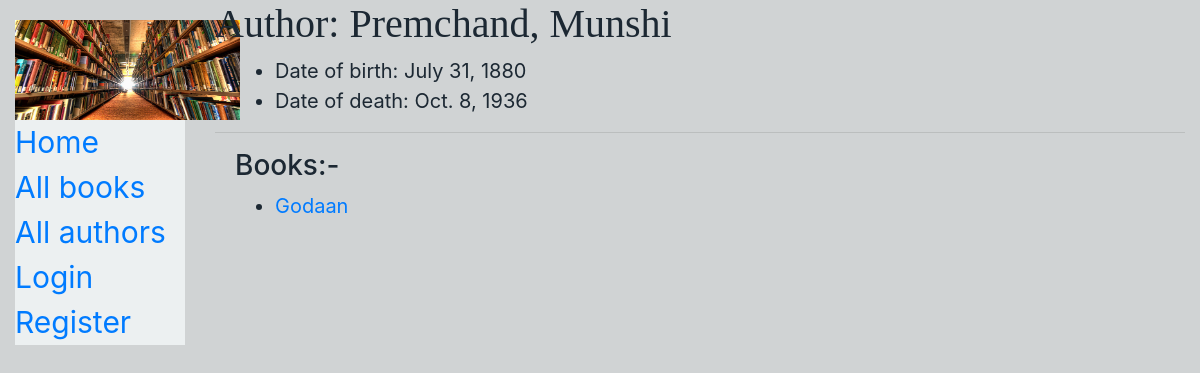
The page /catalog/author/9 on the database its author committed.
### catalog/models.py (models this page shows, shortened)
class Author(models.Model):
    first_name = models.CharField(max_length=100)
    last_name = models.CharField(max_length=100)
    date_of_birth = models.DateField(null=True, blank=True)
    date_of_death = models.DateField('Died', null=True, blank=True)
    class Meta:
        ordering = ['last_name', 'first_name']

class Book(models.Model):
    title = models.CharField(max_length=200)
    author = models.ForeignKey('Author', on_delete=models.SET_NULL, null=True)
    summary = models.TextField(max_length=1000, help_text='Enter a brief description of the book')
    isbn = models.CharField('ISBN', max_length=13, help_text='13 Character <a href="https://www.isbn-international.org/content/what-isbn">ISBN number</a>')
    genre = models.ManyToManyField(Genre, help_text='Select a genre for this book')
    class Meta:
    	ordering=['-title']
    def get_absolute_url(self):
        return reverse('book-detail', args=[str(self.id)])

### catalog/views.py (the view)
# urls.py: path('author/<int:pk>', views.AuthorDetailView.as_view(), name='author-detail'),
class AuthorDetailView(generic.DetailView):
    model= Author

### catalog/templates/catalog/author_detail.html (shortened to what this page needs)
{% extends "base_generic.html" %}
{% block content %}
  <h1 style="font-family: cursive">Author: {{ author.last_name }}, {{ author.first_name }}</h1>
  <ul style="font-size: 20px;">
  <li style="margin-left: 20px">Date of birth: {{ author.date_of_birth }} </li>
  <li style="margin-left: 20px">Date of death: {{ author.date_of_death }} </li>
  </ul>
  <hr>
  <div style="margin-left:20px;margin-top:10px">
    <h3>Books:-</h3>
    {% if author.book_set.all %}
     <ul>
    {% for i in author.book_set.all %}
      <li style="font-size: 20px"><a href="{{ i.get_absolute_url }}">{{ i.title }}</a></li>
      {% endfor %}
  </ul>
  {% else %}
  <p style="font-family: cursive;font-size: 20px;">Currently,there are no books of this author in the library.</p>
  {% endif %}
    </div>
{% endblock %}

### rows shown on the page
Author: last_name "Premchand", first_name "Munshi", date_of_birth "July 31, 1880", date_of_death "Oct. 8, 1936"
Book: title "Godaan"
